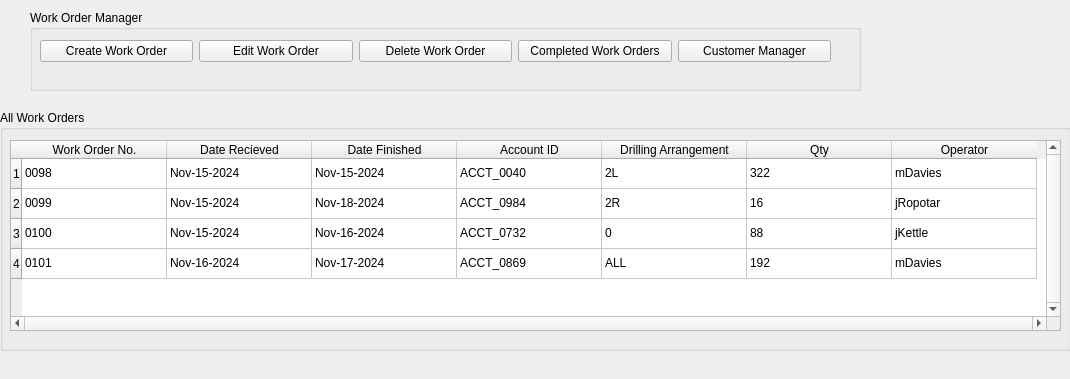
<?xml version="1.0" encoding="UTF-8"?>
<ui version="4.0">
 <class>WorkOrderManagerWidget</class>
 <widget class="QWidget" name="WorkOrderManagerWidget">
  <property name="geometry">
   <rect>
    <x>0</x>
    <y>0</y>
    <width>1070</width>
    <height>379</height>
   </rect>
  </property>
  <property name="windowTitle">
   <string>Work Order Manager</string>
  </property>
  <widget class="QGroupBox" name="groupBox_2">
   <property name="geometry">
    <rect>
     <x>0</x>
     <y>110</y>
     <width>1071</width>
     <height>241</height>
    </rect>
   </property>
   <property name="title">
    <string>All Work Orders</string>
   </property>
   <widget class="QTableWidget" name="tableWidget">
    <property name="geometry">
     <rect>
      <x>10</x>
      <y>30</y>
      <width>1051</width>
      <height>191</height>
     </rect>
    </property>
    <property name="contextMenuPolicy">
     <enum>Qt::ActionsContextMenu</enum>
    </property>
    <property name="verticalScrollBarPolicy">
     <enum>Qt::ScrollBarAlwaysOn</enum>
    </property>
    <property name="horizontalScrollBarPolicy">
     <enum>Qt::ScrollBarAlwaysOn</enum>
    </property>
    <property name="autoScrollMargin">
     <number>16</number>
    </property>
    <attribute name="horizontalHeaderDefaultSectionSize">
     <number>145</number>
    </attribute>
    <row>
     <property name="text">
      <string>1</string>
     </property>
    </row>
    <row>
     <property name="text">
      <string>2</string>
     </property>
    </row>
    <row>
     <property name="text">
      <string>3</string>
     </property>
    </row>
    <row>
     <property name="text">
      <string>4</string>
     </property>
    </row>
    <column>
     <property name="text">
      <string>Work Order No.</string>
     </property>
     <property name="font">
      <font>
       <pointsize>9</pointsize>
      </font>
     </property>
    </column>
    <column>
     <property name="text">
      <string>Date Recieved</string>
     </property>
    </column>
    <column>
     <property name="text">
      <string>Date Finished</string>
     </property>
    </column>
    <column>
     <property name="text">
      <string>Account ID</string>
     </property>
    </column>
    <column>
     <property name="text">
      <string>Drilling Arrangement</string>
     </property>
    </column>
    <column>
     <property name="text">
      <string>Qty</string>
     </property>
    </column>
    <column>
     <property name="text">
      <string>Operator</string>
     </property>
    </column>
    <item row="0" column="0">
     <property name="text">
      <string>0098</string>
     </property>
    </item>
    <item row="0" column="1">
     <property name="text">
      <string>Nov-15-2024</string>
     </property>
    </item>
    <item row="0" column="2">
     <property name="text">
      <string>Nov-15-2024</string>
     </property>
    </item>
    <item row="0" column="3">
     <property name="text">
      <string>ACCT_0040</string>
     </property>
    </item>
    <item row="0" column="4">
     <property name="text">
      <string>2L</string>
     </property>
    </item>
    <item row="0" column="5">
     <property name="text">
      <string>322</string>
     </property>
    </item>
    <item row="0" column="6">
     <property name="text">
      <string>mDavies</string>
     </property>
    </item>
    <item row="1" column="0">
     <property name="text">
      <string>0099</string>
     </property>
    </item>
    <item row="1" column="1">
     <property name="text">
      <string>Nov-15-2024</string>
     </property>
    </item>
    <item row="1" column="2">
     <property name="text">
      <string>Nov-18-2024</string>
     </property>
    </item>
    <item row="1" column="3">
     <property name="text">
      <string>ACCT_0984</string>
     </property>
    </item>
    <item row="1" column="4">
     <property name="text">
      <string>2R</string>
     </property>
    </item>
    <item row="1" column="5">
     <property name="text">
      <string>16</string>
     </property>
    </item>
    <item row="1" column="6">
     <property name="text">
      <string>jRopotar</string>
     </property>
    </item>
    <item row="2" column="0">
     <property name="text">
      <string>0100</string>
     </property>
    </item>
    <item row="2" column="1">
     <property name="text">
      <string>Nov-15-2024</string>
     </property>
    </item>
    <item row="2" column="2">
     <property name="text">
      <string>Nov-16-2024</string>
     </property>
    </item>
    <item row="2" column="3">
     <property name="text">
      <string>ACCT_0732</string>
     </property>
    </item>
    <item row="2" column="4">
     <property name="text">
      <string>0</string>
     </property>
    </item>
    <item row="2" column="5">
     <property name="text">
      <string>88</string>
     </property>
    </item>
    <item row="2" column="6">
     <property name="text">
      <string>jKettle</string>
     </property>
    </item>
    <item row="3" column="0">
     <property name="text">
      <string>0101</string>
     </property>
    </item>
    <item row="3" column="1">
     <property name="text">
      <string>Nov-16-2024</string>
     </property>
    </item>
    <item row="3" column="2">
     <property name="text">
      <string>Nov-17-2024</string>
     </property>
    </item>
    <item row="3" column="3">
     <property name="text">
      <string>ACCT_0869</string>
     </property>
    </item>
    <item row="3" column="4">
     <property name="text">
      <string>ALL</string>
     </property>
    </item>
    <item row="3" column="5">
     <property name="text">
      <string>192</string>
     </property>
    </item>
    <item row="3" column="6">
     <property name="text">
      <string>mDavies</string>
     </property>
    </item>
   </widget>
  </widget>
  <widget class="QGroupBox" name="groupBox">
   <property name="geometry">
    <rect>
     <x>30</x>
     <y>10</y>
     <width>831</width>
     <height>81</height>
    </rect>
   </property>
   <property name="title">
    <string>Work Order Manager</string>
   </property>
   <widget class="QWidget" name="horizontalLayoutWidget">
    <property name="geometry">
     <rect>
      <x>10</x>
      <y>30</y>
      <width>791</width>
      <height>51</height>
     </rect>
    </property>
    <layout class="QHBoxLayout" name="horizontalLayout">
     <property name="sizeConstraint">
      <enum>QLayout::SetMaximumSize</enum>
     </property>
     <item>
      <widget class="QPushButton" name="createWOButton">
       <property name="text">
        <string>Create Work Order</string>
       </property>
      </widget>
     </item>
     <item>
      <widget class="QPushButton" name="editWOButton">
       <property name="text">
        <string>Edit Work Order</string>
       </property>
      </widget>
     </item>
     <item>
      <widget class="QPushButton" name="deleteWOButton">
       <property name="text">
        <string>Delete Work Order</string>
       </property>
      </widget>
     </item>
     <item>
      <widget class="QPushButton" name="completedWOButton">
       <property name="text">
        <string>Completed Work Orders</string>
       </property>
      </widget>
     </item>
     <item>
      <widget class="QPushButton" name="customerManagerButton">
       <property name="text">
        <string>Customer Manager</string>
       </property>
      </widget>
     </item>
    </layout>
   </widget>
  </widget>
  <action name="actionEdit">
   <property name="text">
    <string>Edit</string>
   </property>
  </action>
 </widget>
 <resources/>
 <connections/>
</ui>
